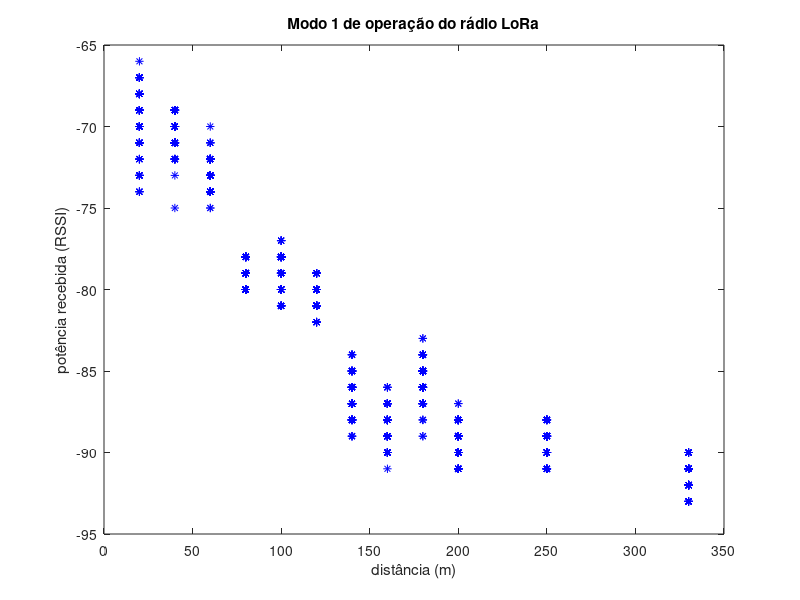

This chart was generated by the following MATLAB code:
% TE356 - Sistemas de Comunicações Óticas e Sem Fio
% Análise de Dados de Potência Recebida no Rádio LoRa 
% Modelagem de Perda de Percurso

close all; clc; clear all;

% Parte 1
medidas20m=load("dados_outdoor_20m_modo1.txt"); 
medidas20m=medidas20m(:,2)';  %selecionar a segunda coluna
dist20=20.*ones(1,length(medidas20m));

medidas40m=load("dados_outdoor_40m_modo1.txt");
medidas40m=medidas40m(:,2)';
dist40=40.*ones(1,length(medidas40m));

medidas60m=load("dados_outdoor_60m_modo1.txt");
medidas60m=medidas60m(:,2)';
dist60=60.*ones(1,length(medidas60m));

medidas80m=load("dados_outdoor_80m_modo1.txt");
medidas80m=medidas80m(:,2)';
dist80=80.*ones(1,length(medidas80m));

medidas100m=load("dados_outdoor_100m_modo1.txt");
medidas100m=medidas100m(:,2)';
dist100=100.*ones(1,length(medidas100m));

medidas120m=load("dados_outdoor_120m_modo1.txt");
medidas120m=medidas120m(:,2)';
dist120=120.*ones(1,length(medidas120m));

medidas140m=load("dados_outdoor_140m_modo1.txt");
medidas140m=medidas140m(:,2)';
dist140=140.*ones(1,length(medidas140m));

medidas160m=load("dados_outdoor_160m_modo1.txt");
medidas160m=medidas160m(:,2)';
dist160=160.*ones(1,length(medidas160m));

medidas180m=load("dados_outdoor_180m_modo1.txt");
medidas180m=medidas180m(:,2)';
dist180=180.*ones(1,length(medidas180m));

medidas200m=load("dados_outdoor_200m_modo1.txt");
medidas200m=medidas200m(:,2)';
dist200=200.*ones(1,length(medidas200m));

medidas250m=load("dados_outdoor_250m_modo1.txt");
medidas250m=medidas250m(:,2)';
dist250=250.*ones(1,length(medidas250m));

medidas330m=load("dados_outdoor_330m_modo1.txt");
medidas330m=medidas330m(:,2)';
dist330=330.*ones(1,length(medidas330m));

plot(dist20,medidas20m,"b*");hold;
plot(dist40,medidas40m,"b*");
plot(dist60,medidas60m,"b*");
plot(dist80,medidas80m,"b*");
plot(dist100,medidas100m,"b*");
plot(dist120,medidas120m,"b*");
plot(dist140,medidas140m,"b*");
plot(dist160,medidas160m,"b*");
plot(dist180,medidas180m,"b*");
plot(dist200,medidas200m,"b*");
plot(dist250,medidas250m,"b*");
plot(dist330,medidas330m,"b*");
title("Modo 1 de operação do rádio LoRa");
xlabel("distância (m)");
ylabel("potência recebida (RSSI)");
axis([0 350 -95 -65]);






